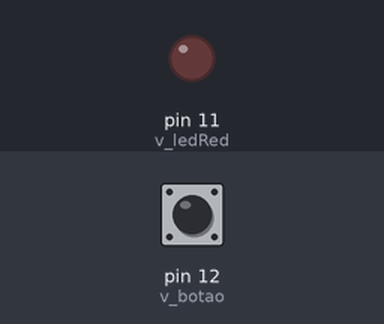
The sketch below on a simulated Arduino Uno, built with avr-gcc and run on an emulated ATmega328P. Shown: output pins drawn as LEDs (lit = HIGH). The test bench sets the inputs (shaded band); at power-on: pin 12 (v_botao) LOW.

Above: at 1.2 s.
1.3 s: pin 12 (v_botao) pulled HIGH for 0.15 s
At 1.37 s:
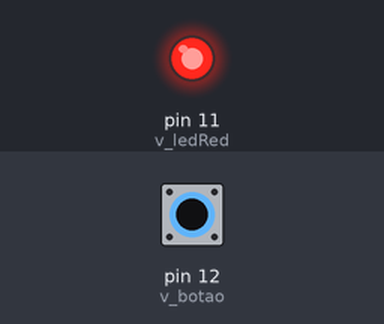
2.9 s: pin 12 (v_botao) pulled HIGH for 3.2 s
At 7.1 s:
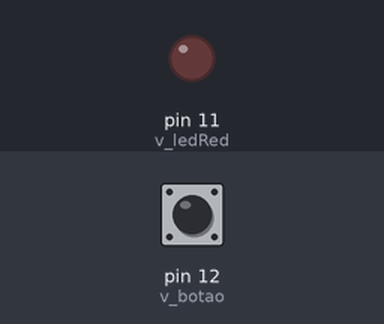
Timing chart, 0 to 8.6 s (numbered marks = the images above; inputs shaded):
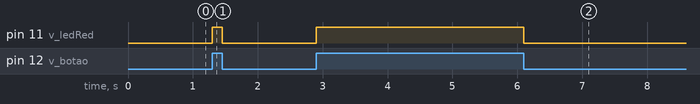

Measured:
- after the input at 1.3 s, pin 11 (v_ledRed): LOW → HIGH at once, → LOW 0.15 s later
- after the input at 2.9 s, pin 11 (v_ledRed): LOW → HIGH at once, → LOW 3.2 s later

The sketch:

botao_e_led_07_04_20211.ino
```cpp
//Declarar as variáveis controle
int v_botao=12;
int v_ledRed=11;

//Declarar a variável de estado
int v_estado;

//Configurar as portas
void setup() {
  pinMode(v_botao,INPUT);
  pinMode(v_ledRed,OUTPUT);
}

void loop() {
  //Leitura do estado do botão
  v_estado=digitalRead(v_botao);

  //Validação
  if(v_estado==HIGH){
    //Acender o Led
    digitalWrite(v_ledRed,HIGH);
    //delay(1000)
  }else{
    //Apagar o Led
    digitalWrite(v_ledRed, LOW);
  }
}
```
